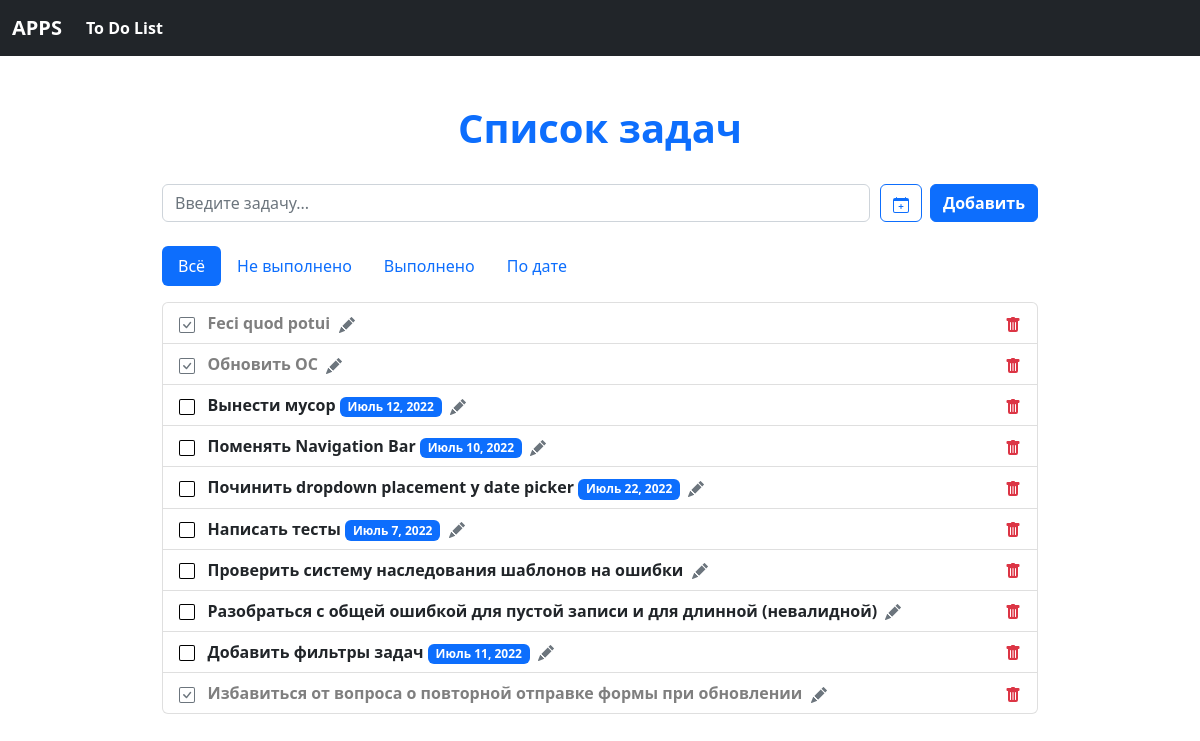
/app/do/, run on an earlier commit of the app's database.
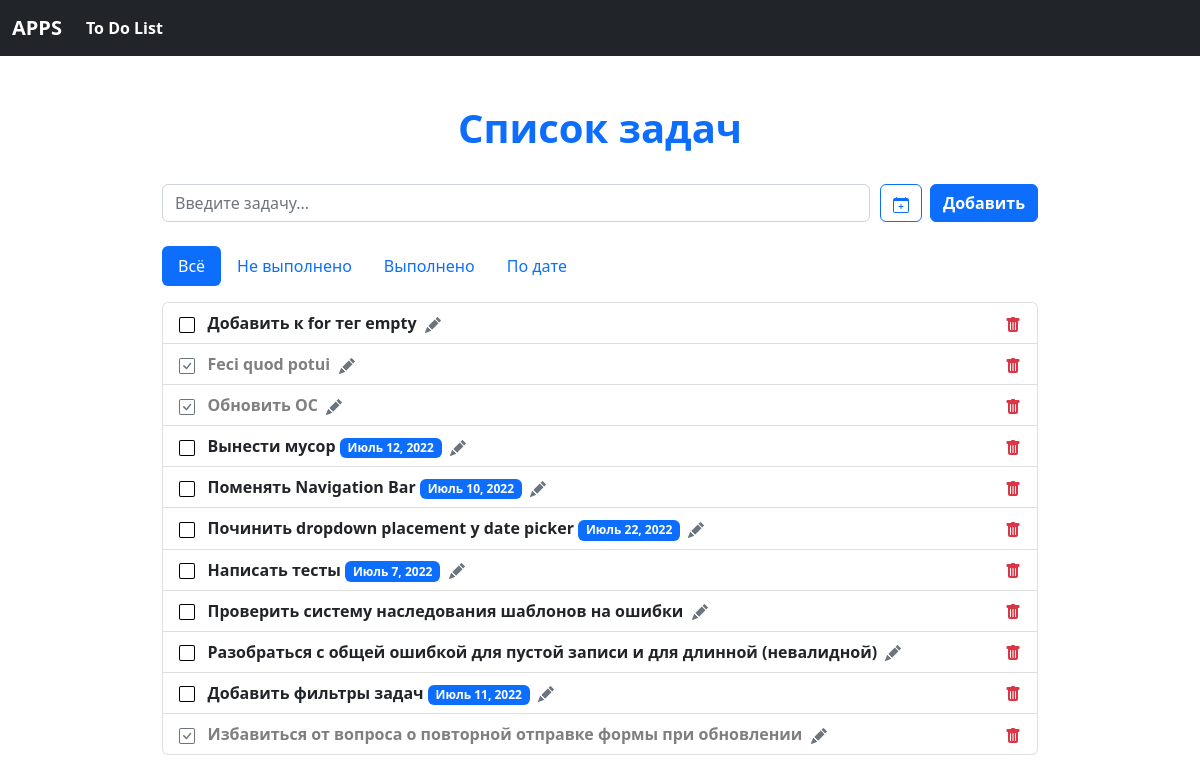
And on a later commit of the database.
### to_do_list/models.py (models this page shows, shortened)
class ToDo(models.Model):
    title = models.CharField(max_length=80)
    status = models.BooleanField(default=False)
    due_date = models.DateField(null=True, blank=True)

### to_do_list/views.py (the view)
# urls.py: path('', views.index, name='index'),
def index(request):
    todo_items = ToDo.objects.all()
    if request.method == 'POST':
        new_todo = ToDo(title = request.POST['title'])
        new_todo.save()
        redirect('todo:index')
    unchecked = todo_items.filter(status=False)
    checked = todo_items.filter(status=True)
    dated =  todo_items.exclude(status=True).filter(due_date__isnull=False)
    return render(request, 'to_do_list/index.html',
    {'todo_items': todo_items, 'unchecked': unchecked, 'checked': checked, 'dated': dated})

### to_do_list/templatetags/todo_extras.py (called while the page is built)
@register.filter_function
def order_by(queryset, args):
    args = [x.strip() for x in args.split(',')]
    return queryset.order_by(*args)

### to_do_list/templates/to_do_list/index.html (shortened to what the changed rows need)
{% extends "base.html" %}
{% load static %}
{% load todo_extras %}
{% block header %}
<div class="container-fluid">
    <div class="row pt-5 mb-4">
        <div class="col-12 text-primary text-center">
        <h1><b>Список задач</b></h1>
        </div>
    </div>
</div>
{% endblock header %}
{% block todo_items %}
<div class="container-fluid">
    <div class="row pt-2 justify-content-center">
        <div class="col-9">
            <div class="tab-content" id="nav-tabContent">
                <div class="tab-pane fade show active" id="nav-all" role="tabpanel" aria-labelledby="nav-all-tab" tabindex="0">
                    <ul class="list-group pt-3">
                        {% for todo in todo_items reversed %}
                        <li class="list-group-item">
                            {% if todo.status == False%}
                                <a href="{% url 'todo:change_status' todo.id %}" title="Отметить как выполнено" class="text-decoration-none">
                                <img src="{% static 'bootstrap/img/square.svg' %}" width="16" height="16"></a>
                                <item><strong>{{ todo.title }}</strong></item>{% if todo.due_date %}&nbsp;<span class="badge bg-primary">{{ todo.due_date }}</span>{% endif %}&nbsp;
                                <a href="{% url 'todo:edit_todo' todo.id %}" title="Изменить" class="text-decoration-none">
                                <img src="{% static 'bootstrap/img/pencil-fill.svg' %}" width="16" height="16"></a>
                                <a href="{% url 'todo:delete_todo' todo.id %}" title="Удалить" class="text-decoration-none" style="float:right">
                                <img src="{% static 'bootstrap/img/trash-fill.svg' %}" width="16" height="16"></a>
                            {% else %}
                                <a href="{% url 'todo:change_status' todo.id %}" title="Отметить как невыполнено" class="text-decoration-none">
                                <img src="{% static 'bootstrap/img/check-square.svg' %}" width="16" height="16"></a>
                                <item class="text-black-50"><strong>{{ todo.title }}</strong></item>&nbsp;
                                <a href="{% url 'todo:edit_todo' todo.id %}" title="Изменить" class="text-decoration-none">
                                <img src="{% static 'bootstrap/img/pencil-fill.svg' %}" width="16" height="16"></a>
                                <a href="{% url 'todo:delete_todo' todo.id %}" title="Удалить" class="text-decoration-none" style="float:right">
                                <img src="{% static 'bootstrap/img/trash-fill.svg' %}" width="16" height="16"></a>
                            {% endif %}
                        </li>
                        {% empty %}
                            <div class="text-primary">
                                <h3><b>Похоже, здесь ничего нет</b></h3>
                            </div>
                        {% endfor %}
                    </ul>
                </div>
            </div>
        </div>
    </div>
</div>
<br>
<br>
{% endblock todo_items %}

What changed in the data, as far as the page shows it:
added ToDo: status False (drawn), title "Добавить к for тег empty"
